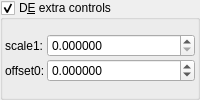
    <widget class="MyGroupBox" name="groupCheck_analyticDE_enabled_false">
     <property name="toolTip">
      <string>&lt;html&gt;&lt;head/&gt;&lt;body&gt;&lt;p&gt;Adjusts the DE every time this slot is iterated.&lt;/p&gt;&lt;p&gt;The aim is to keep these parameters as low as possible.&lt;/p&gt;&lt;p&gt;High values improve the DE, but detail is lost.&lt;/p&gt;&lt;p&gt;Occasionally a negative Offset value is used. &lt;/p&gt;&lt;/body&gt;&lt;/html&gt;</string>
     </property>
     <property name="title">
      <string>D&amp;E extra controls</string>
     </property>
     <property name="checkable">
      <bool>true</bool>
     </property>
     <layout class="QVBoxLayout" name="verticalLayout_13" stretch="0">
      <property name="spacing">
       <number>2</number>
      </property>
      <property name="leftMargin">
       <number>2</number>
      </property>
      <property name="topMargin">
       <number>2</number>
      </property>
      <property name="rightMargin">
       <number>2</number>
      </property>
      <property name="bottomMargin">
       <number>2</number>
      </property>
      <item>
       <layout class="QGridLayout" name="gridLayout_19" columnstretch="0,1">
        <property name="spacing">
         <number>2</number>
        </property>
        <item row="0" column="0">
         <widget class="QLabel" name="label_182">
          <property name="text">
           <string>scale1:</string>
          </property>
         </widget>
        </item>
        <item row="0" column="1">
         <widget class="MyDoubleSpinBox" name="spinbox_analyticDE_scale_1">
          <property name="sizePolicy">
           <sizepolicy hsizetype="Minimum" vsizetype="Maximum">
            <horstretch>0</horstretch>
            <verstretch>0</verstretch>
           </sizepolicy>
          </property>
          <property name="prefix">
           <string/>
          </property>
          <property name="suffix">
           <string/>
          </property>
          <property name="decimals">
           <number>6</number>
          </property>
          <property name="minimum">
           <double>0.000000000000000</double>
          </property>
          <property name="maximum">
           <double>99.989999999999995</double>
          </property>
          <property name="singleStep">
           <double>0.100000000000000</double>
          </property>
         </widget>
        </item>
        <item row="1" column="0">
         <widget class="QLabel" name="label_177">
          <property name="text">
           <string>offset0:</string>
          </property>
         </widget>
        </item>
        <item row="1" column="1">
         <widget class="MyDoubleSpinBox" name="spinbox_analyticDE_offset_0">
          <property name="sizePolicy">
           <sizepolicy hsizetype="Minimum" vsizetype="Maximum">
            <horstretch>0</horstretch>
            <verstretch>0</verstretch>
           </sizepolicy>
          </property>
          <property name="prefix">
           <string/>
          </property>
          <property name="suffix">
           <string/>
          </property>
          <property name="decimals">
           <number>6</number>
          </property>
          <property name="minimum">
           <double>-99.989999999999995</double>
          </property>
          <property name="maximum">
           <double>99.989999999999995</double>
          </property>
          <property name="singleStep">
           <double>0.100000000000000</double>
          </property>
         </widget>
        </item>
       </layout>
      </item>
     </layout>
    </widget>
